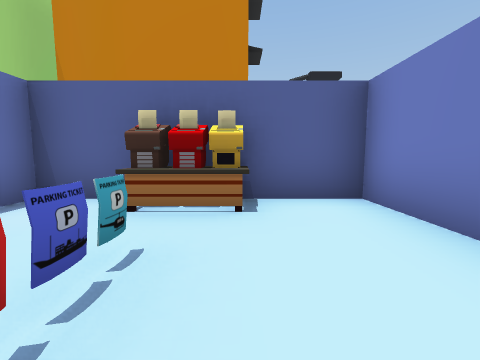
[1] (above)

24 first-person views from a walk through a Unity game level. The camera is 1.3 m above the floor, tilts 6° down and sees 90° across. The floor is counted in squares, 2 m on a side. Each view is taken from the middle of a square. On the plan, view 1 faces up. The plan holds only what a view shows up to about 9 squares ahead; the rest is blank. The place goes on beyond the plan.

[2]
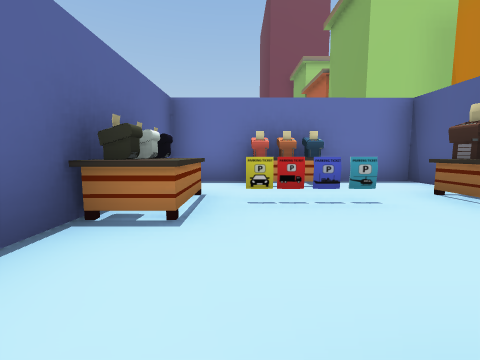

[3]
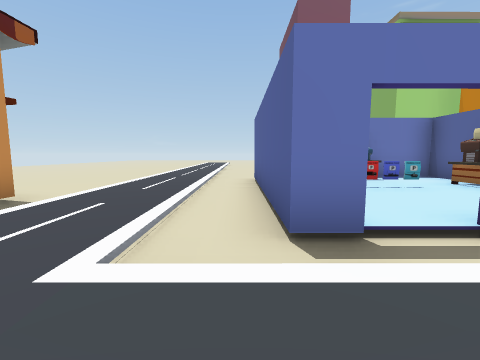

[4]
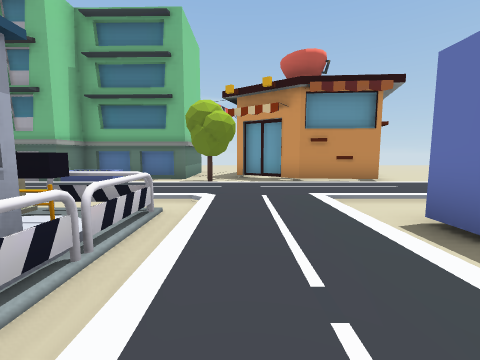

[5]
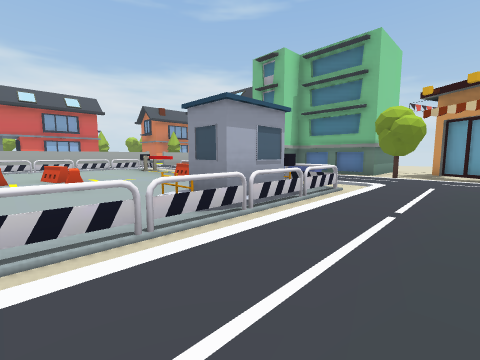

[6]
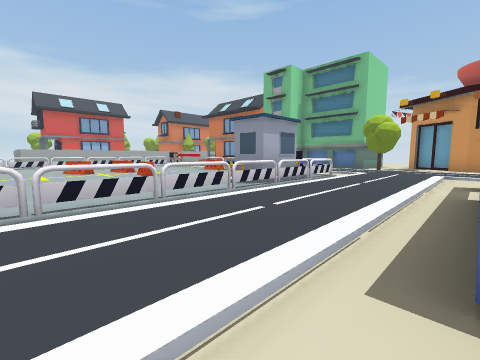

[7]
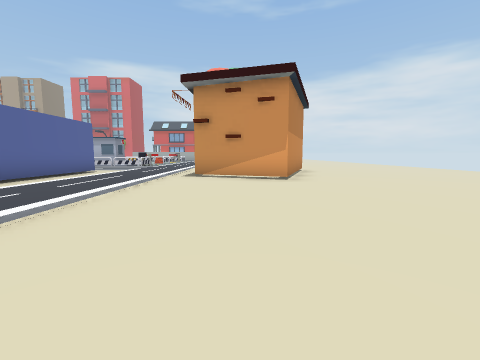

[8]
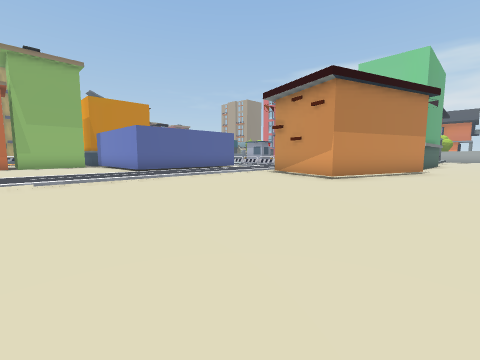

[9]
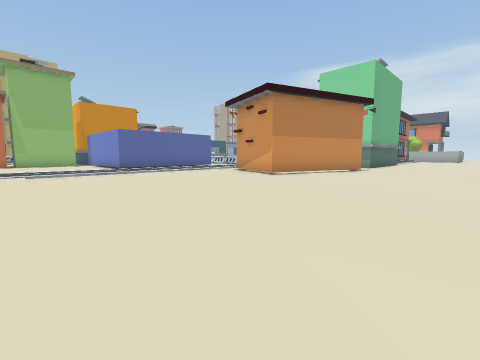

[10]
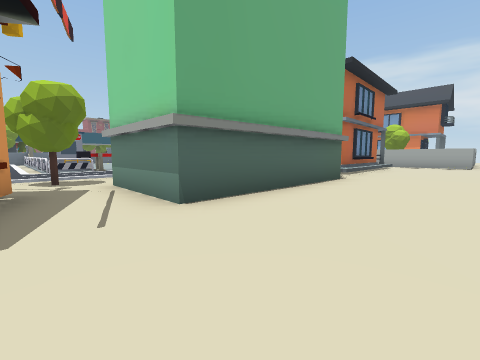

[11]
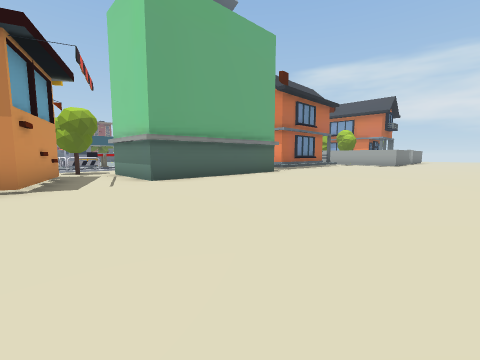

[12]
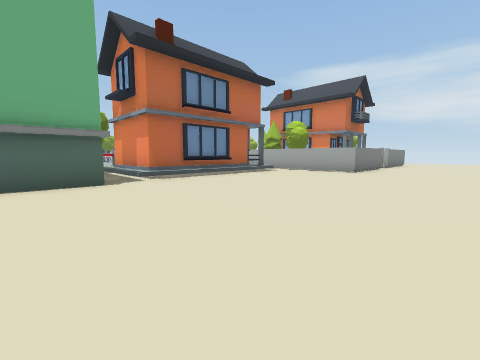

[13]
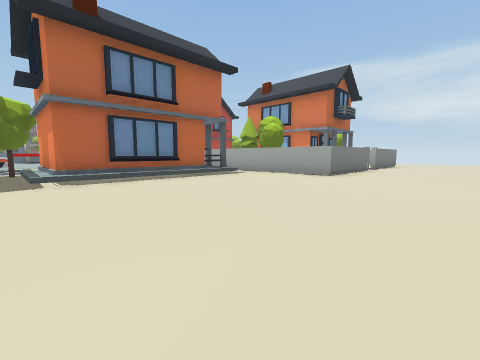

[14]
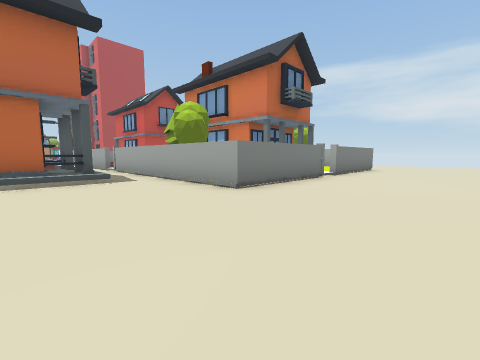

[15]
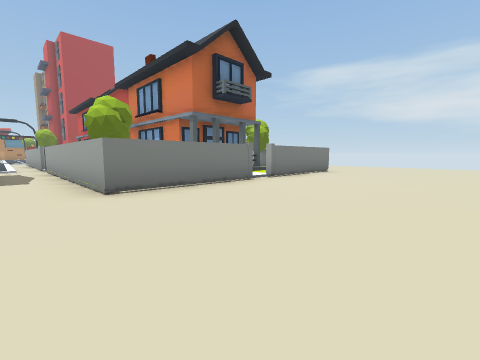

[16]
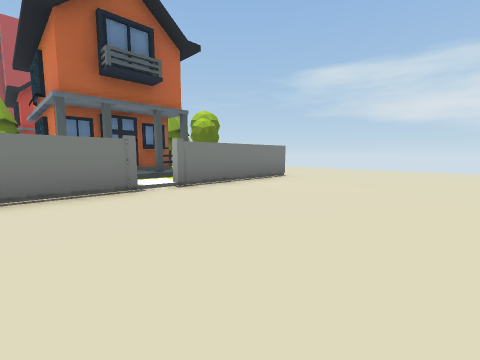

[17]
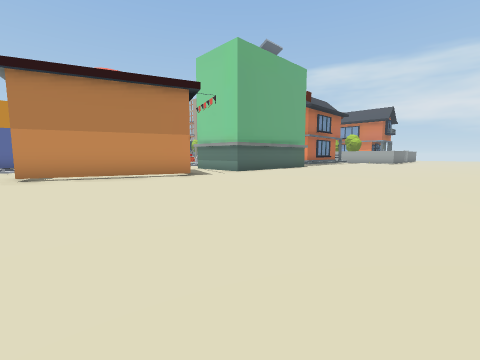

[18]
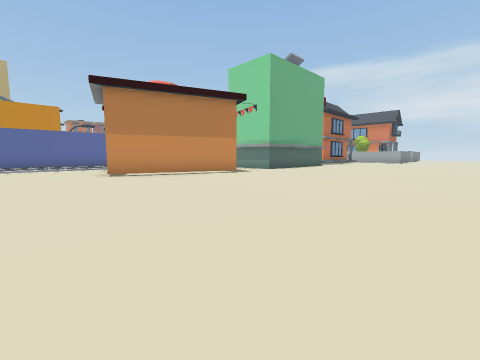

[19]
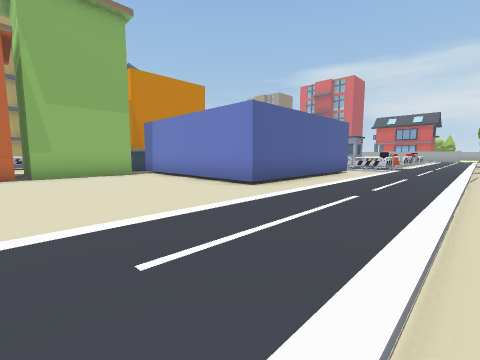

[20]
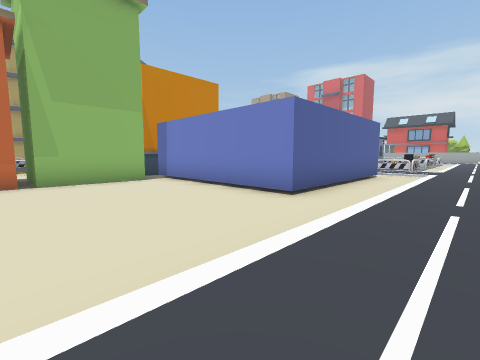

[21]
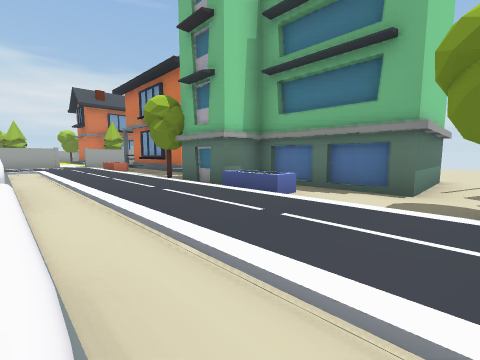

[22]
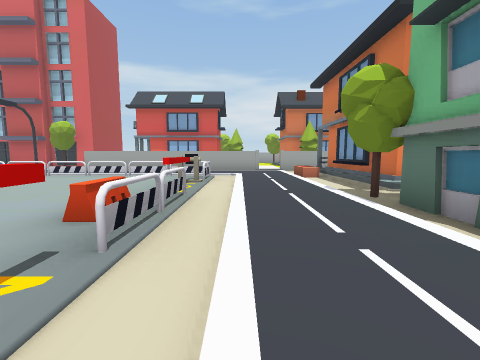

[23]
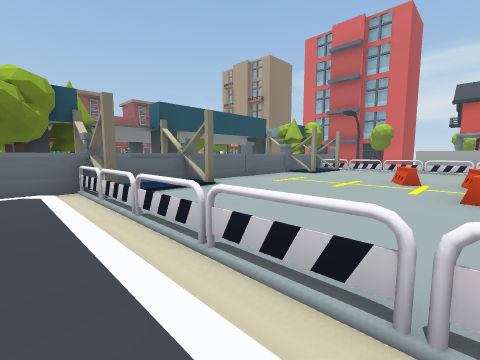

[24]
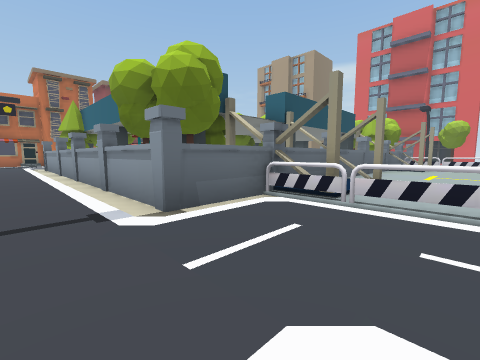

### Floor plan
Key: @ floor where view 1 was taken; # wall or solid block; x gap in a wall; . main floor; : floor 0.25 m higher than the main floor; + floor 0.5 m higher than the main floor; / step, stairs or slope; = window, fence, low wall or low ledge; ^ raised ledge; S streetlight; B building; T table; H ship; E helicopter; R tree; I thing the floor can be seen under or through; U house; O other object.
Columns run from 7 left of view 1 to 26 right of it. Each row starts with its distance up from view 1.
 16          :#R
 15          :#R
 14          :#
 13          :#
 12          :#
 11          :#
 10          :#RR
  9          :#RR  #
  8 ^^       :#R# ::
  7         S:  #:##:#:#
  6          :::x::::::::
  5  #  #  B /::I:::::::: #
  4  #  ######::I:::::::::#:
  3 B####:TT:#::I:::::O:::#:
  2 ....#:H::#::I:::O:O:::#:
  1 ....T:E:: ::##::::::::#:
  0 ....#:T@:/::##::::::::#
 -1 ....# TT#/::## ::O::::#:
 -2 ....##.##.::.=/:===::=/:
 -3 //////////::///////////:
 -4 :::::::::::::::::::::::::/
 -5 ////////////R////BR//////#
 -6 .......###..#...##./UUUU.#  U
 -7 .......#####.#### .U   U.# RU
 -8 .......####..#### .U++/U.#  U  RR
 -9 .........##..B####./UU/U.#R UUU R
-10 .........................#  U+UU
-11 .........................#   /:
-12 .........................####.####
-13 ..................................
-14     ..............................
-15     ..............................
-16     ...............     ..........

Positions as (right, up) in squares from view 1, and headings:
1: (0, 0), facing up
2: (2, 0), facing left
3: (4, -2), facing left
4: (4, 1), facing down
5: (3, 3), facing down-right
6: (2, 5), facing down-right
7: (-7, -7), facing right
8: (-7, -11), facing up-right
9: (-7, -13), facing up-right
10: (4, -12), facing up-right
11: (3, -15), facing up-right
12: (9, -15), facing up-right
13: (11, -15), facing up-right
14: (15, -15), facing up-right
15: (17, -16), facing up-right
16: (20, -16), facing up-right
17: (-1, -16), facing up-right
18: (-3, -16), facing up-right
19: (-7, -5), facing up-right
20: (-7, -4), facing up-right
21: (5, -2), facing down-right
22: (7, -3), facing right
23: (4, 2), facing up-right
24: (2, 5), facing up-right
